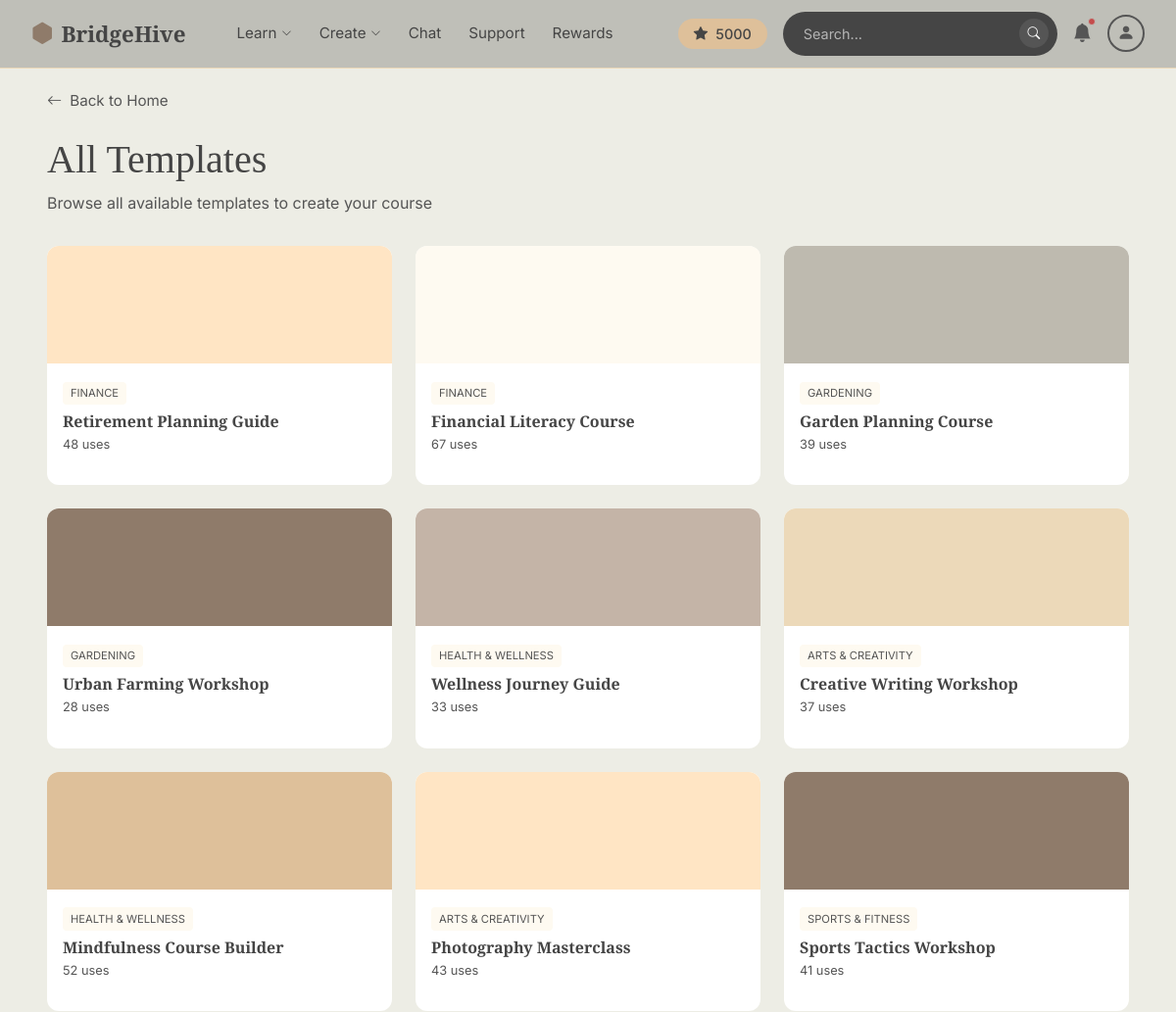
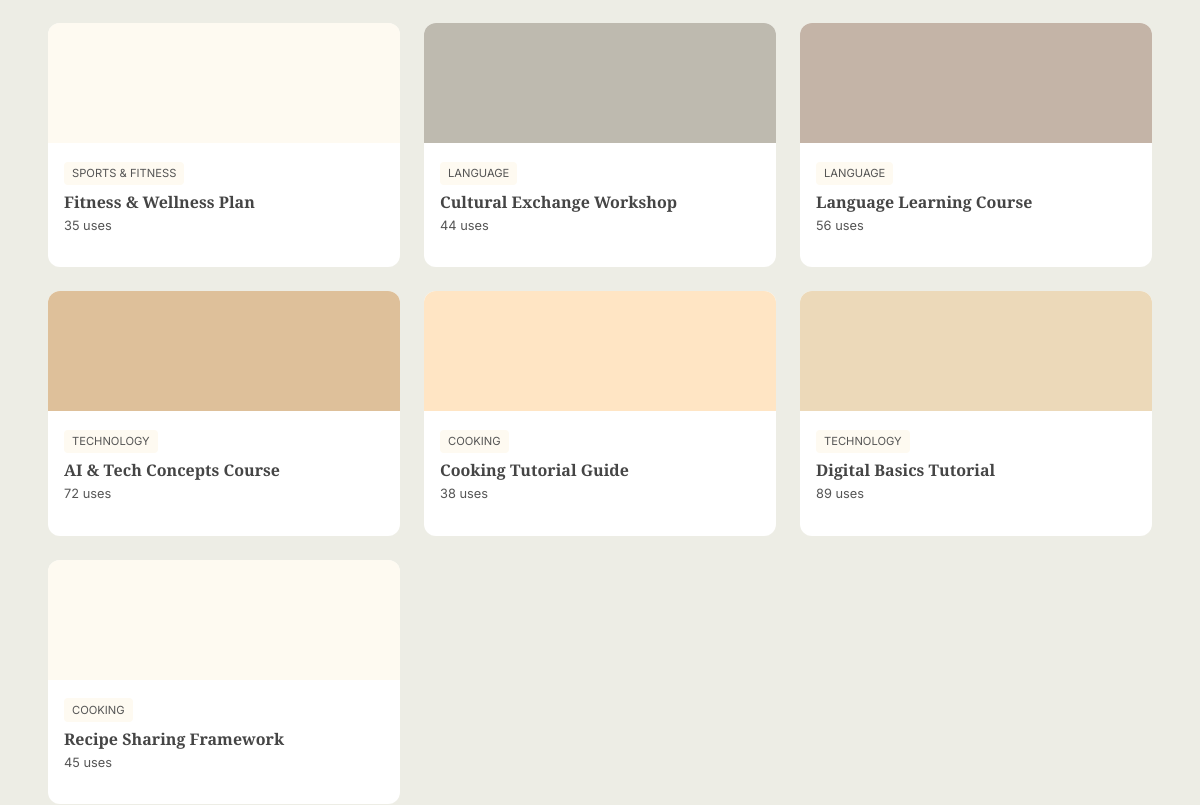
The page /mentor/templates/all (upper part) on the database as committed earlier (2 pictures, top to bottom).
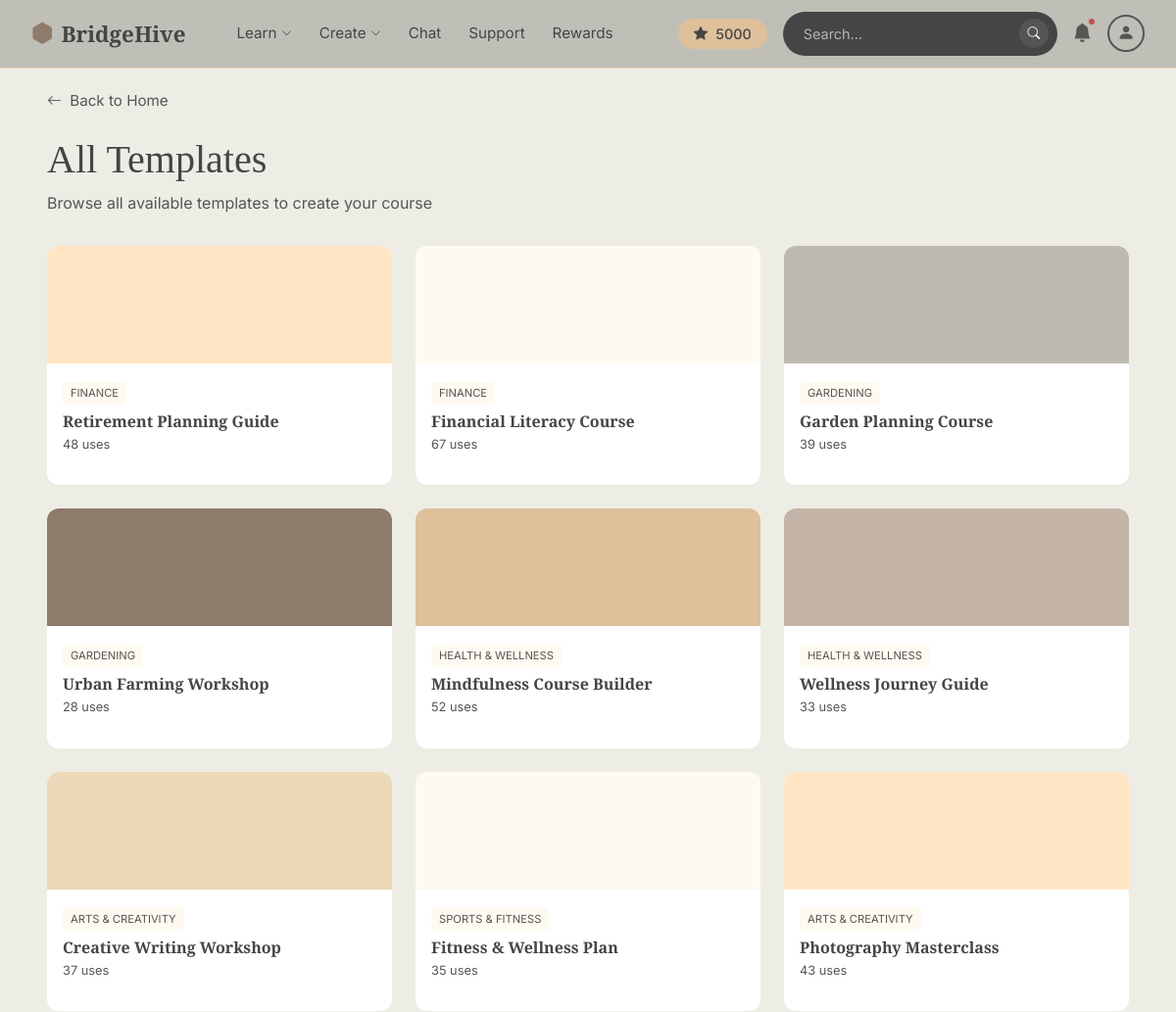
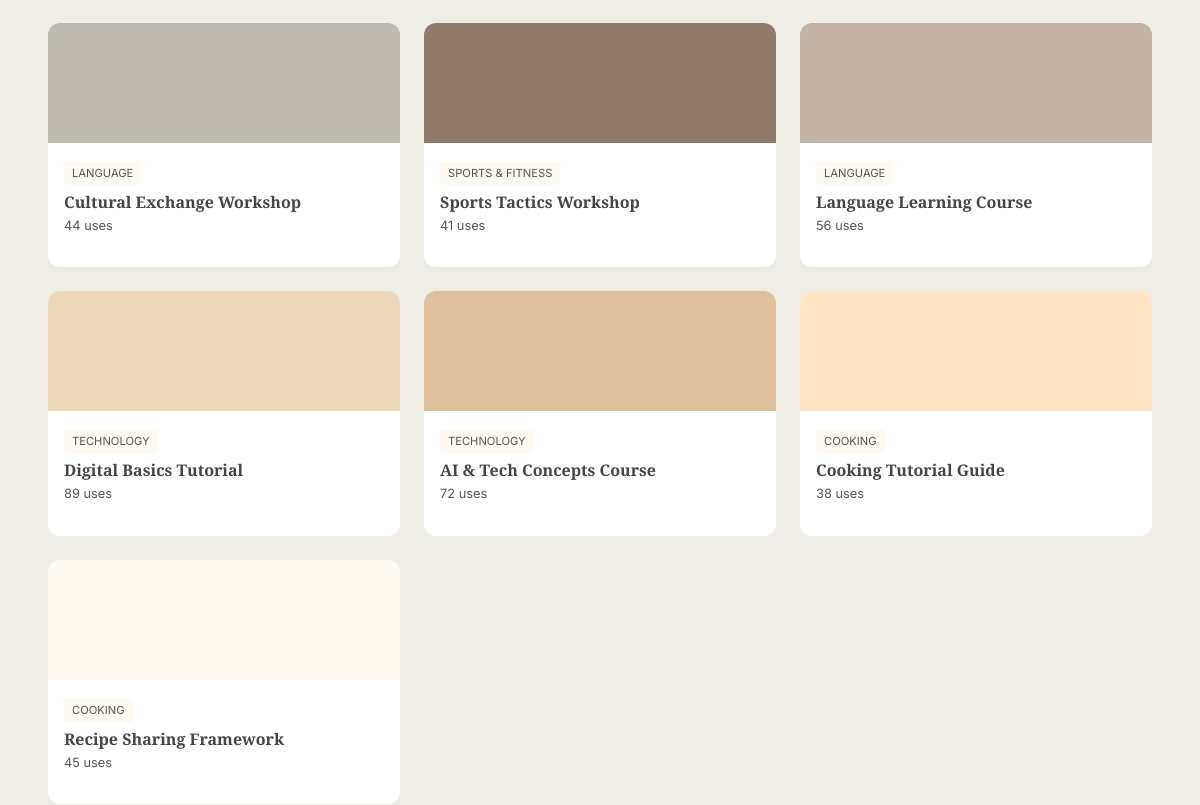
The same page on the database as committed later (2 pictures, top to bottom).
### app.py (models this page shows)
class User(db.Model):
    __tablename__ = 'users'
    id = db.Column(db.Integer, primary_key=True)
    username = db.Column(db.String(100), nullable=False)
    email = db.Column(db.String(100), unique=True, nullable=False)  # Must be unique
    password = db.Column(db.String(100), nullable=False)
    user_type = db.Column(db.String(10), nullable=False)  # 'youth' or 'elder'
    date_joined = db.Column(db.DateTime, default=datetime.utcnow)
    streak_days = db.Column(db.Integer, default=0)  # For gamification on homepage
    hive_points = db.Column(db.Integer, default=5000)  # Points for navbar display and rewards shop
    is_new_user = db.Column(db.Boolean, default=True)  # Shows different welcome message
    profile_pic = db.Column(db.String(200), default='DefaultPFP.png')  # Profile picture filename
    role = db.Column(db.String(50))        # learner, mentor, or both
    age_group = db.Column(db.String(20))   # Age range selected
    tech_comfort = db.Column(db.String(20))  # How comfortable with tech
    learning_interests = db.Column(db.Text)   # Comma-separated interests
    teaching_interests = db.Column(db.Text)   # What they can teach
    settings = db.relationship('UserSettings', backref='user', uselist=False, cascade='all,delete-orphan')
    inventory = db.relationship('UserItem', backref='user', cascade='all,delete-orphan')

class Template(db.Model):
    __tablename__ = 'templates'
    id = db.Column(db.Integer, primary_key=True)
    title = db.Column(db.String(200), nullable=False)
    description = db.Column(db.Text)
    category = db.Column(db.String(50))  # Same categories as courses
    color = db.Column(db.String(7), default='#FEFAF1')
    usage_count = db.Column(db.Integer, default=0)  # Track popularity
    date_created = db.Column(db.DateTime, default=datetime.utcnow)

### app.py (the view)
@app.route('/mentor/templates/all')
def all_templates_page():
    user_id = session.get('user_id', 1)
    user = User.query.get(user_id)
    templates = Template.query.order_by(Template.date_created.desc()).all()
    return render_template('templates_all.html', user=user, templates=templates)

### app.py (called while the page is built, shortened)
def translate(key, locale='en'):
    return TRANSLATIONS.get(locale, {}).get(key, TRANSLATIONS['en'].get(key, key))

@app.context_processor
def inject_navbar_user():
    uid = session.get('user_id')
    current_user = None
    locale = 'en'
    body_classes = []
    tts_enabled = False
    user_settings = None
    return dict(
        navbar_user=current_user,  # Use navbar_user to not override route's user variable
        t=lambda key: translate(key, locale),
        body_classes=' '.join(body_classes),
        tts_enabled=tts_enabled,
        current_locale=locale,
        user_settings=user_settings
    )

### templates/templates_all.html (shortened to what this page needs)
{% extends "base.html" %}
{% block navbar %}
{% include 'includes/navbar_new.html' %}
{% endblock %}
{% block content %}
<div class="main-content">
    <a href="{{ url_for('both_homepage') }}" class="back-link">
        <i class="bi bi-arrow-left"></i> Back to Home
    </a>
    <div class="page-header">
        <h1 class="page-title">All Templates</h1>
        <p class="page-subtitle">Browse all available templates to create your course</p>
    </div>
    <div class="templates-grid">
        {% for template in templates %}
        <a href="{{ url_for('view_template', template_id=template.id) }}" class="template-card">
            <div class="template-img" style="background-color: {{ template.color }};"></div>
            <div class="template-body">
                <span class="template-category">{{ template.category }}</span>
                <h3 class="template-title">{{ template.title }}</h3>
                <p class="template-usage">{{ template.usage_count }} uses</p>
            </div>
        </a>
        {% endfor %}
    </div>
</div>
{% endblock %}

### templates/base.html (shortened to what this page needs)
<!DOCTYPE html>
<html lang="{{ current_locale|default('en') }}">
<head>
    <link href="https://cdn.jsdelivr.net/npm/bootstrap@5.3.2/dist/css/bootstrap.min.css" rel="stylesheet">
    <link href="https://cdn.jsdelivr.net/npm/bootstrap-icons@1.11.1/font/bootstrap-icons.css" rel="stylesheet">
</head>
<body class="{{ body_classes }}" data-tts-enabled="{{ 'true' if tts_enabled else 'false' }}">
    {% block navbar %}{% endblock %}
    {% block content %}{% endblock %}
</body>
</html>

### templates/includes/navbar_new.html (shortened to what this page needs)
<nav class="navbar-new">
    <a href="{{ url_for('both_homepage') }}" class="navbar-new-brand">
        <i class="bi bi-hexagon-fill" style="color: var(--brown);"></i>
        <span>BridgeHive</span>
    </a>
    <div class="navbar-new-links">
        <div class="navbar-new-dropdown">
            <span class="navbar-new-link">{{ t('nav.learn') }} <i class="bi bi-chevron-down" style="font-size: 0.65rem;"></i></span>
        </div>
        <div class="navbar-new-dropdown">
            <span class="navbar-new-link">{{ t('nav.create') }} <i class="bi bi-chevron-down" style="font-size: 0.65rem;"></i></span>
        </div>
        <a href="/socialhub/" class="navbar-new-link">{{ t('nav.chat') }}</a>
        <a href="{{ url_for('support') }}" class="navbar-new-link">{{ t('nav.support') }}</a>
        <a href="{{ url_for('rewards') }}" class="navbar-new-link">{{ t('nav.rewards') }}</a>
    </div>
    <div class="navbar-new-right">
        <div class="navbar-new-points">
            <i class="bi bi-star-fill"></i> {{ (user.hive_points if user else navbar_user.hive_points if navbar_user else 0)|default(0) }}
        </div>
        <div class="navbar-new-searchbar">
            <input type="text" placeholder="{{ t('common.search') }}..." readonly>
            <button type="button"><i class="bi bi-search"></i></button>
        </div>
        <a href="{{ url_for('notifications') }}" class="navbar-new-bell" style="text-decoration:none;">
            <i class="bi bi-bell-fill"></i>
            <span class="navbar-new-bell-dot"></span>
        </a>
        <div class="navbar-new-profile-wrap">
            <div class="navbar-new-profile-circle">
                <i class="bi bi-person-fill"></i>
            </div>
        </div>
    </div>
</nav>

### templates/base.html (style rules this page uses)
* { margin: 0; padding: 0; box-sizing: border-box; }
:root { --cream: #FEFAF1; --cream-dark: #EDEDE5; --brown: #8F7B6A; --tan: #DEC09A; --tan-light: #ECD9B9; --peach: #FFE5C4; --black: #454545; --gray: #555555; --gray-light: #B7B7B7; --taupe: #C4B4A7; --warm-gray: #BEBAAF; --off-white: #ECECE4; }
body { font-family: 'Inter', sans-serif; background-color: var(--cream); color: var(--black); min-height: 100vh; }
h1, h2, h3, .playfair { font-family: 'Playfair Display', serif; }
.navbar-new { display: flex; align-items: center; padding: 0.75rem 2rem; background-color: #bfbfb8; border-bottom: 1px solid var(--tan-light); position: fixed; top: 0; left: 0; right: 0; z-index: 11000; }
.navbar-new-brand { font-family: 'Playfair Display', serif; font-weight: 700; color: var(--black); text-decoration: none; font-size: 1.4rem; display: flex; align-items: center; gap: 0.5rem; margin-right: 2.5rem; }
.navbar-new-links { display: flex; align-items: center; gap: 0.25rem; }
.navbar-new-link { color: var(--black); text-decoration: none; font-size: 0.95rem; font-weight: 400; padding: 0.5rem 0.75rem; cursor: pointer; display: flex; align-items: center; gap: 0.3rem; transition: color 0.2s; }
.navbar-new-dropdown { position: relative; }
.navbar-new-right { margin-left: auto; display: flex; align-items: center; gap: 1rem; }
.navbar-new-points { background-color: var(--tan); color: var(--black); border-radius: 20px; padding: 0.3rem 1rem; font-weight: 500; font-size: 0.9rem; display: flex; align-items: center; gap: 0.5rem; }
.navbar-new-searchbar { display: flex; align-items: center; background-color: var(--black); border-radius: 25px; padding: 0.4rem 0.5rem 0.4rem 1.25rem; width: 280px; border: 1px solid transparent; }
.navbar-new-searchbar input { border: none; background: transparent; outline: none; flex: 1; font-size: 0.9rem; color: white; cursor: default; }
.navbar-new-searchbar input::placeholder { color: rgba(255,255,255,0.6); }
.navbar-new-searchbar button { background-color: var(--gray); border: none; border-radius: 50%; width: 30px; height: 30px; display: flex; align-items: center; justify-content: center; cursor: default; }
.navbar-new-searchbar button i { color: white; font-size: 0.8rem; }
.navbar-new-bell { position: relative; cursor: pointer; }
.navbar-new-bell i { color: var(--gray); font-size: 1.2rem; }
.navbar-new-bell-dot { position: absolute; top: -2px; right: -4px; width: 8px; height: 8px; background-color: #C54B4B; border-radius: 50%; border: 1.5px solid #bfbfb8; }
.navbar-new-profile-wrap { position: relative; }
.navbar-new-profile-circle { width: 38px; height: 38px; border: 2px solid var(--gray); border-radius: 50%; display: flex; align-items: center; justify-content: center; color: var(--gray); font-size: 1.1rem; cursor: pointer; overflow: hidden; }

### templates/templates_all.html (style rules this page uses)
body { background-color: var(--cream-dark); }
.main-content { padding: 2rem 3rem; padding-top: 90px; max-width: 1200px; margin: 0 auto; }
.back-link { display: inline-flex; align-items: center; gap: 0.5rem; color: var(--gray); text-decoration: none; margin-bottom: 1.5rem; font-size: 0.95rem; }
.page-header { margin-bottom: 2rem; }
.page-title { font-family: 'Playfair Display', serif; font-size: 2.5rem; font-weight: 500; color: var(--black); margin-bottom: 0.5rem; }
.page-subtitle { color: var(--gray); font-size: 1rem; }
.templates-grid { display: grid; grid-template-columns: repeat(auto-fill, minmax(280px, 1fr)); gap: 1.5rem; }
.template-card { border-radius: 12px; overflow: hidden; cursor: pointer; transition: transform 0.2s; background: white; text-decoration: none; color: inherit; }
.template-img { height: 120px; width: 100%; }
.template-body { padding: 1rem; }
.template-category { font-size: 0.7rem; text-transform: uppercase; color: var(--gray); background: var(--cream); padding: 0.2rem 0.5rem; border-radius: 4px; display: inline-block; margin-bottom: 0.5rem; }
.template-title { font-size: 1rem; font-weight: 600; color: var(--black); margin-bottom: 0.25rem; }
.template-usage { font-size: 0.8rem; color: var(--gray); }

Rows that differ between the two databases and show on the page:
changed Template "Mindfulness Course Builder": moves up the list
changed Template "Fitness & Wellness Plan": moves up the list
changed Template "Cultural Exchange Workshop": moves up the list
changed Template "Digital Basics Tutorial": moves up the list
